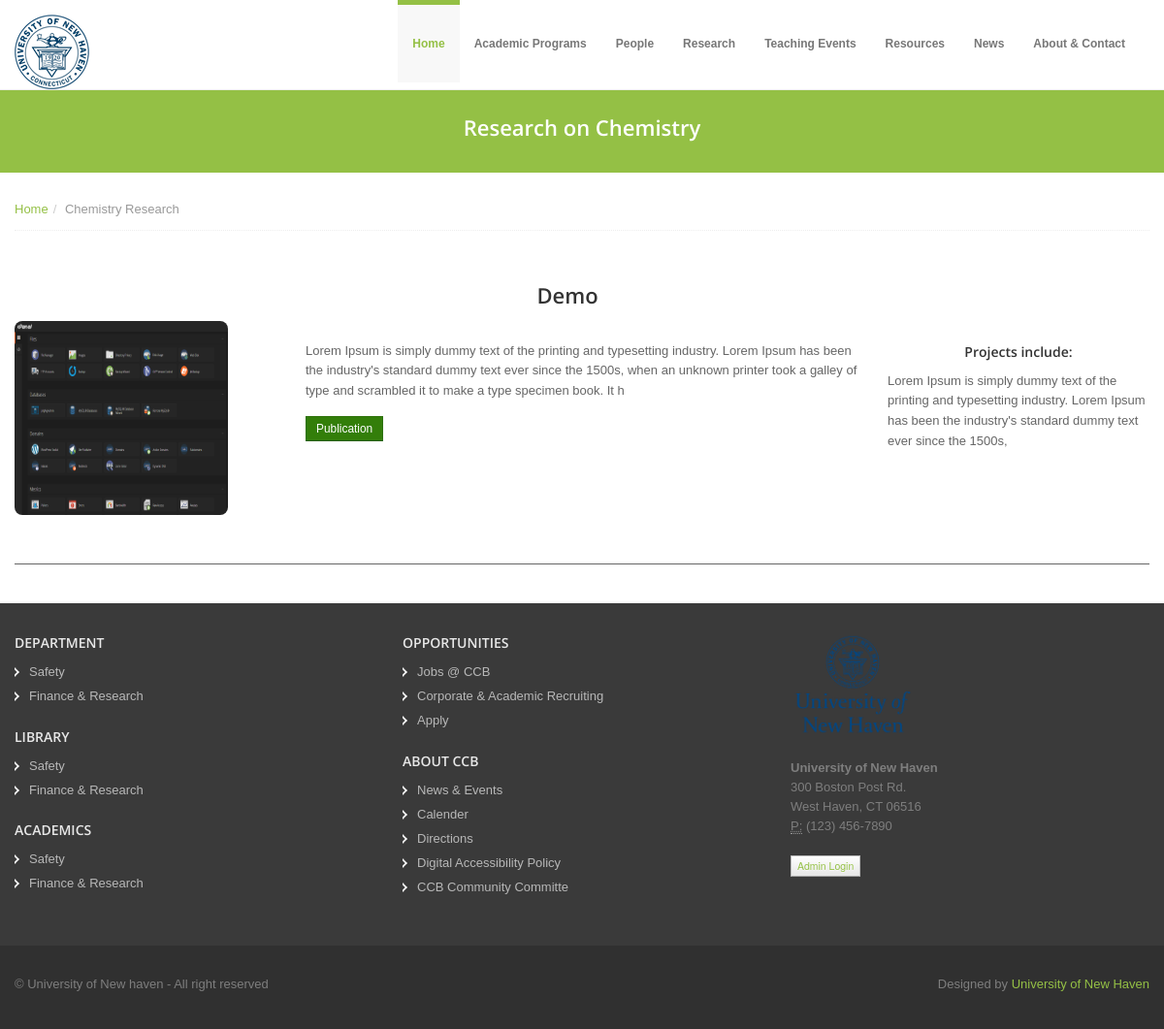
Screenshot of /research_chemistry/ with the database file from the repository.
### AdminPanel/models.py (models this page shows, shortened)
class research_by_area(models.Model):
    research_fields_choice = (
     ("Chemistry","Chemistry"),
     ("Chemical Engineering","Chemical Engineering"),
     ('Biomedical Engineering',"Biomedical Engineering"),
    )
    research_fields = models.TextField(choices=research_fields_choice);
    research_title = models.CharField(max_length=250)
    research_cover = models.ImageField(null=True, blank=True, upload_to="Images/")
    research_description = models.TextField(max_length=250)
    project_include = models.TextField(max_length=250)
    publication_video = models.CharField(max_length=250)
    publication_details = models.TextField(max_length=250)

### HomeApp/views.py (the view)
def researchChemistry(request):
    data = research_by_area.objects.filter(research_fields="Chemistry")
    return render(request, 'HomeApp/research-area.html' , context={'title':"Chemistry Research",'research': data})

### templates/HomeApp/research-area.html (shortened to what this page needs)
{% extends "layouts/guest.html" %}
{% load static %}
{% block content %}
  <section id="subintro">
    <div class="jumbotron subhead" id="overview">
      <div class="container">
        <div class="row">
          <div class="span12">
            <div class="centered">
              <h3>Research on Chemistry</h3>
            </div>
          </div>
        </div>
      </div>
    </div>
  </section>
  <section id="breadcrumb">
    <div class="container">
      <div class="row">
        <div class="span12">
          <ul class="breadcrumb notop">
            <li><a href='{% url "index" %}'>Home</a><span class="divider">/</span></li>
            <li class="active">{{title}}</li>
          </ul>
        </div>
      </div>
    </div>
  </section>
  <section id="maincontent">
    <div class="container">
      <div class="row">
        {% for value in research %}
        <div class="span12">
          <article class="blog-post">
            <div class="row">
              <div class="post-heading">
                <h3 style="text-align: center;">{{ value.research_title }}</h3>
              </div>
              <div class="span3">
                <div class="post-image">
                  <a href="#"><img src="/media/{{ BASIC_DIR }}/{{value.research_cover}}" alt="" style="height: 200px; width:220px; border-radius: 8px; "/></a>
                </div>
              </div><br>
              <div class="span6">
                <div class="clearfix">
                  <p>{{ value.research_description }}</p>
                  <a data-toggle="modal" href="#myModal{{value.id}}" class="btn btn-success btn-small">Publication</a>
                </div>
              </div>
              <div class="span3">
                <h6 style="text-align: center;">Projects include:</h6>
                {{ value.project_include }}
              </div>
            </div>
          </article>
        </div>
        {% endfor %}
      </div>
    </div>
  </section>
 {% endblock content %}

### static/css/docs.css (style rules this page uses)
section { padding-top: 30px; }
.jumbotron { position: relative; }

### static/css/style.css (style rules this page uses)
.row { margin-bottom: 20px; }
#maincontent { z-index: 1000; margin-top: 0px; }
section#subintro { width: 100%; color: #fff; height: auto; margin: 0 auto; padding: 0; margin-top: 80px; }
article.blog-post { margin-bottom: 20px; border-bottom: 1px solid }
article.blog-post img { margin-bottom: 30px; }
.subhead { text-align: left; margin: 0 0 20px 0; padding: 35px 0 10px 0 }
.subhead h3 { color: #fff; margin: 0; padding: 0; }
#breadcrumb .breadcrumb { margin: -30px 0 0 0; border-bottom: 1px dotted #eeeeee; padding-bottom: 10px; }
.breadcrumb>li { display: inline-block; *display: inline; line-height: 1.6em; *zoom: 1; }
.breadcrumb>li>.divider { padding: 0 5px; color: #ccc; }
.centered { text-align: center; }

### static/color/default.css (style rules this page uses)
a { color: #94c045; }
section#subintro { background: #94c045; }

### static/css/overwrite.css (style rules this page uses)
img { max-width: 100%; width: auto\9; height: auto; vertical-align: middle; border: 0; -ms-interpolation-mode: bicubic; }
body { margin: 0; font-family: Tahoma, Arial, sans-serif; font-size: 13px; line-height: 1.6em; color: #666; background-color: #ffffff; }
p { margin: 0 0 15px; }
a { color: #0088cc; text-decoration: none; }
h1, h2, h3, h4, h5, h6 { color:#333; font-family: 'Open Sans', sans-serif; font-weight:600; line-height:1.5em; margin-top:0; }
h3 { font-size: 22px; }
h6 { font-size: 14px; }
.btn { display: inline-block; *display: inline; *zoom: 1; padding: 4px 12px; margin-bottom: 0; font-size: 14px; line-height: 20px; text-align: center; vertical-align: middle; cursor: pointer; color: #333333; text-shadow: 0 1px 1px rgba(255, 255, 255, 0.75); background-color: #f5f5f5; border-color: #e6e6e6 #e6e6e6 #bfbfbf; border-color: rgba(0, 0, 0, 0.1) rgba(0, 0, 0, 0.1) rgba(0, 0, 0, 0.25); *background-color: #e6e6e6; filter: progid:DXImageTransform.Microsoft.gradient(enabled = false); border: 1px solid #bbbbbb; *border: 0; border-bottom-color: #a2a2a2; *margin-left: .3em; -webkit-box-shadow: none; -moz-box-shadow: none; box-shadow: none; }
.btn-small { padding: 2px 10px; font-size: 11.9px; -webkit-border-radius: 0; -moz-border-radius: 0; border-radius: 0; }
.btn-success { color: #ffffff; text-shadow: none; background-color: #337e0a; *background-color: #337e0a; background-image: -moz-linear-gradient(top, #337e0a, #337e0a); background-image: -webkit-gradient(linear, 0 0, 0 100%, from(#337e0a), to(#337e0a)); background-image: -webkit-linear-gradient(top, #337e0a, #337e0a); background-image: -o-linear-gradient(top, #337e0a, #337e0a); background-image: linear-gradient(to bottom, #337e0a, #337e0a); background-repeat: repeat-x; border-color: #337e0a #337e0a #337e0a; border-color: rgba(0, 0, 0, 0.1) rgba(0, 0, 0, 0.1) rgba(0, 0, 0, 0.25); filter: progid:DXImageTransform.Microsoft.gradient(startColorstr='#ff337e0a', endColorstr='#ff337e0a', GradientType=0); filter: progid:DXImageTransform.Microsoft.gradient(enabled=false); }
.breadcrumb { padding: 8px 0; background-color: #fff; -webkit-border-radius: 0; -moz-border-radius: 0; border-radius: 0; }
.breadcrumb > li { text-shadow: none; }
.breadcrumb li span { color:#aaa; padding:0 5px; }

### rows the page displays
research_by_area: research_title "Demo", research_cover (picture), research_description "Lorem Ipsum is simply dummy text of the printing and typesetting industry. Lorem Ipsum has been the industry's standard dummy text ever since the 1500s, when an unknown printer took a galley of type and scrambled it to make a type specimen book. It h", project_include "Lorem Ipsum is simply dummy text of the printing and typesetting industry. Lorem Ipsum has been the industry's standard dummy text ever since the 1500s,"

### other values shown
{{ title }} "Chemistry Research"
